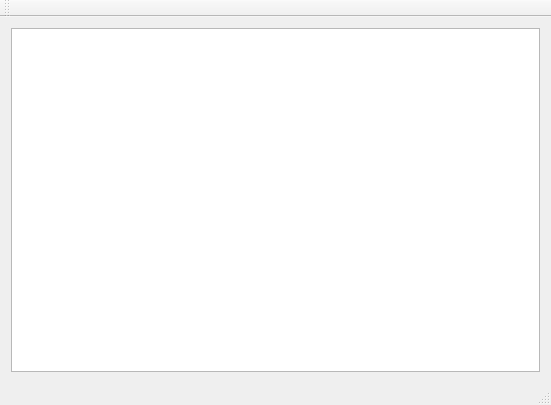
<?xml version="1.0" encoding="UTF-8"?>
<ui version="4.0">
 <class>MainWindow</class>
 <widget class="QMainWindow" name="MainWindow">
  <property name="geometry">
   <rect>
    <x>0</x>
    <y>0</y>
    <width>551</width>
    <height>405</height>
   </rect>
  </property>
  <property name="windowTitle">
   <string>MainWindow</string>
  </property>
  <widget class="QWidget" name="centralWidget">
   <layout class="QVBoxLayout" name="verticalLayout">
    <item>
     <widget class="QGraphicsView" name="graphicsView"/>
    </item>
   </layout>
  </widget>
  <widget class="QMenuBar" name="menuBar">
   <property name="geometry">
    <rect>
     <x>0</x>
     <y>0</y>
     <width>551</width>
     <height>25</height>
    </rect>
   </property>
  </widget>
  <widget class="QToolBar" name="mainToolBar">
   <attribute name="toolBarArea">
    <enum>TopToolBarArea</enum>
   </attribute>
   <attribute name="toolBarBreak">
    <bool>false</bool>
   </attribute>
  </widget>
  <widget class="QStatusBar" name="statusBar"/>
 </widget>
 <layoutdefault spacing="6" margin="11"/>
 <resources/>
 <connections/>
</ui>
